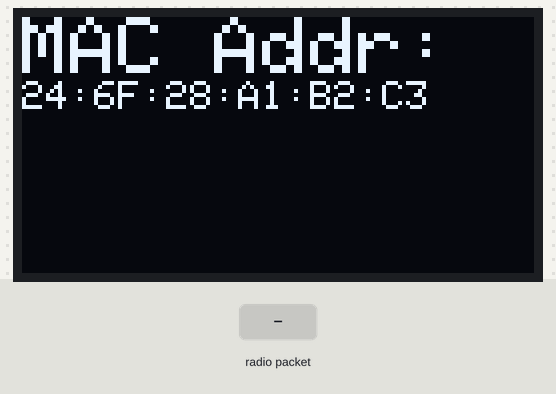
Bench run of a program on a simulated ESP32. Parts: 128×64 one-colour display. The test bench sets the inputs (shaded band).

Above: at 1.7 s.
1.8 s: radio packet "1" arrives
At 2.8 s:
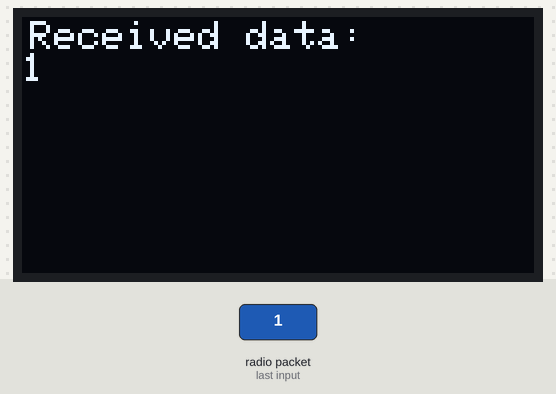
3.3 s: radio packet "0" arrives
At 3.9 s:
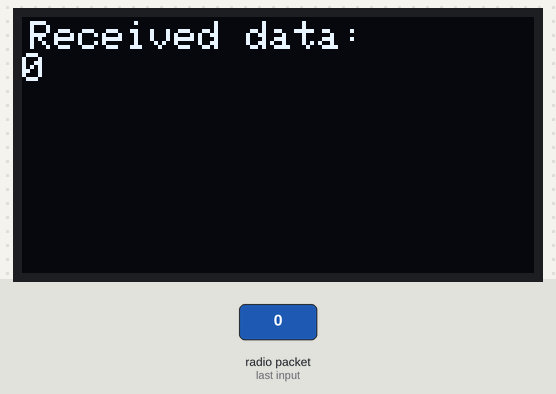
4.8 s: radio packet "2" arrives
Timing chart, 0 to 7.8 s (numbered marks = the images above; inputs shaded):
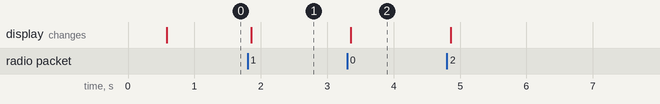

The program:

main.cpp
```cpp
#include <SPI.h>
#include <Wire.h>
#include <WiFi.h>
#include <Adafruit_GFX.h>
#include <Adafruit_SSD1306.h>
#include <esp_now.h>


#define SCREEN_WIDTH 128 // OLED display width, in pixels
#define SCREEN_HEIGHT 64 // OLED display height, in pixels

#define OLED_RESET     -1 // Reset pin # (or -1 if sharing Arduino reset pin)
#define SCREEN_ADDRESS 0x3C ///< See datasheet for Address; 0x3D for 128x64, 0x3C for 128x32
#define I2C_SDA 21
#define I2C_SCL 22

void OnDataRecv(const uint8_t * mac, const uint8_t *incomingData, int len);

TwoWire i2cWire(0);
Adafruit_SSD1306 display(SCREEN_WIDTH, SCREEN_HEIGHT, &i2cWire, OLED_RESET);


void setup() {
  Serial.begin(115200);
  // SSD1306_SWITCHCAPVCC = generate display voltage from 3.3V internally
  if(!display.begin(SSD1306_SWITCHCAPVCC, SCREEN_ADDRESS)) {
    Serial.println(F("SSD1306 allocation failed"));
    for(;;); // Don't proceed, loop forever
  }
  display.clearDisplay();
  display.setTextSize(2);
  display.setTextColor(WHITE);
  display.setTextWrap(true);
  display.setCursor(0, 0);
  display.println("Setting up device...");
  display.display();
  delay(500);
  WiFi.mode(WIFI_MODE_STA);
  display.clearDisplay();
  display.setCursor(0, 0);
  display.println("MAC Addr:");
  display.setTextSize(1);
  display.println(WiFi.macAddress());
  display.display();

  if (esp_now_init() != ESP_OK) {
    Serial.println("Error initializing ESP-NOW");
    return;
  }

  esp_now_register_recv_cb(OnDataRecv);
}

void loop() {
}

void OnDataRecv(const uint8_t * mac, const uint8_t *incomingData, int len) {
  display.clearDisplay();
  display.setCursor(2, 1);
  display.println("Received data:");
  display.println((char*)incomingData);
  display.display();
}
```

Measured:
- after the input at 1.8 s, the display: changes after 0.06 s (image 1)
- after the input at 3.3 s, the display: changes after 0.06 s (image 2)
